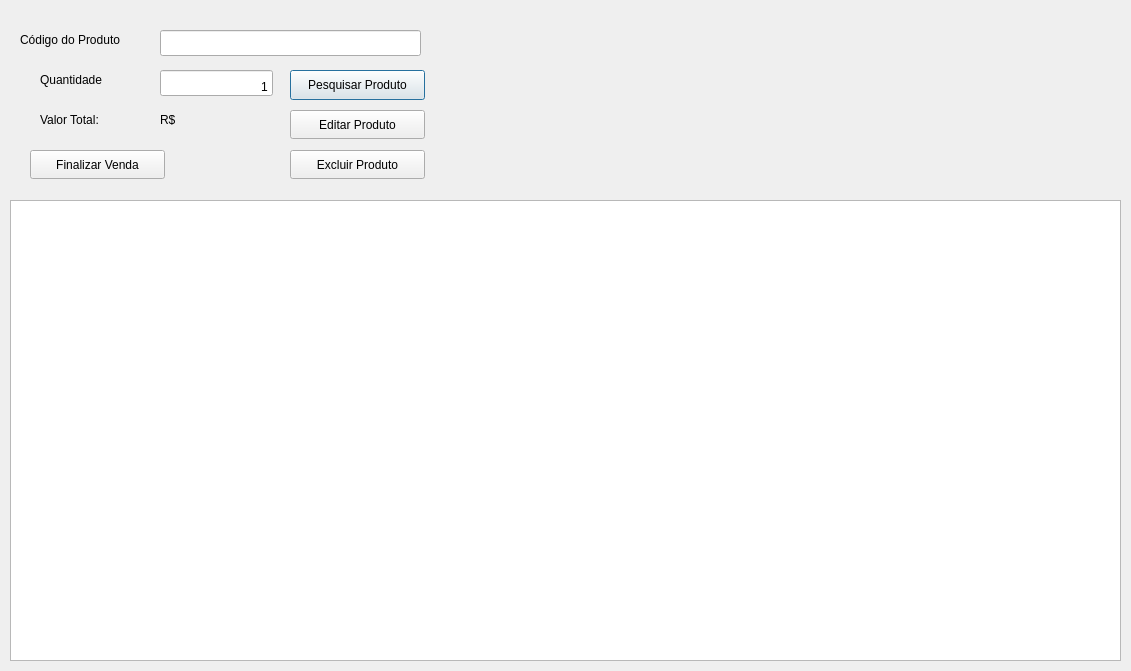
<?xml version="1.0" encoding="UTF-8"?>
<ui version="4.0">
 <class>pg_nova_venda</class>
 <widget class="QDialog" name="pg_nova_venda">
  <property name="geometry">
   <rect>
    <x>0</x>
    <y>0</y>
    <width>1131</width>
    <height>671</height>
   </rect>
  </property>
  <property name="windowTitle">
   <string>Dialog</string>
  </property>
  <widget class="QLabel" name="quantidade">
   <property name="geometry">
    <rect>
     <x>40</x>
     <y>70</y>
     <width>81</width>
     <height>20</height>
    </rect>
   </property>
   <property name="text">
    <string>Quantidade</string>
   </property>
  </widget>
  <widget class="QLabel" name="cod_produto">
   <property name="geometry">
    <rect>
     <x>20</x>
     <y>30</y>
     <width>131</width>
     <height>20</height>
    </rect>
   </property>
   <property name="text">
    <string>Código do Produto</string>
   </property>
  </widget>
  <widget class="QLabel" name="valor_total">
   <property name="geometry">
    <rect>
     <x>40</x>
     <y>110</y>
     <width>81</width>
     <height>20</height>
    </rect>
   </property>
   <property name="text">
    <string>Valor Total:</string>
   </property>
  </widget>
  <widget class="QLabel" name="cifra">
   <property name="geometry">
    <rect>
     <x>160</x>
     <y>110</y>
     <width>21</width>
     <height>20</height>
    </rect>
   </property>
   <property name="text">
    <string>R$</string>
   </property>
  </widget>
  <widget class="QLineEdit" name="campo_quantidade">
   <property name="geometry">
    <rect>
     <x>160</x>
     <y>70</y>
     <width>113</width>
     <height>26</height>
    </rect>
   </property>
   <property name="text">
    <string>1</string>
   </property>
   <property name="alignment">
    <set>Qt::AlignmentFlag::AlignBottom|Qt::AlignmentFlag::AlignRight|Qt::AlignmentFlag::AlignTrailing</set>
   </property>
  </widget>
  <widget class="QLineEdit" name="campo_cod_produto">
   <property name="geometry">
    <rect>
     <x>160</x>
     <y>30</y>
     <width>261</width>
     <height>26</height>
    </rect>
   </property>
  </widget>
  <widget class="QPushButton" name="btn_pesquisar_produto">
   <property name="geometry">
    <rect>
     <x>290</x>
     <y>70</y>
     <width>135</width>
     <height>30</height>
    </rect>
   </property>
   <property name="text">
    <string>Pesquisar Produto</string>
   </property>
  </widget>
  <widget class="QPushButton" name="btn_excluir_produto">
   <property name="geometry">
    <rect>
     <x>290</x>
     <y>150</y>
     <width>135</width>
     <height>29</height>
    </rect>
   </property>
   <property name="text">
    <string>Excluir Produto</string>
   </property>
  </widget>
  <widget class="QPushButton" name="btn_editar_venda">
   <property name="geometry">
    <rect>
     <x>290</x>
     <y>110</y>
     <width>135</width>
     <height>29</height>
    </rect>
   </property>
   <property name="text">
    <string>Editar Produto</string>
   </property>
  </widget>
  <widget class="QPushButton" name="btn_finalizar_venda">
   <property name="geometry">
    <rect>
     <x>30</x>
     <y>150</y>
     <width>135</width>
     <height>29</height>
    </rect>
   </property>
   <property name="text">
    <string>Finalizar Venda</string>
   </property>
  </widget>
  <widget class="QTableWidget" name="tw_listar_produtos">
   <property name="geometry">
    <rect>
     <x>10</x>
     <y>200</y>
     <width>1111</width>
     <height>461</height>
    </rect>
   </property>
  </widget>
 </widget>
 <resources/>
 <connections/>
</ui>
